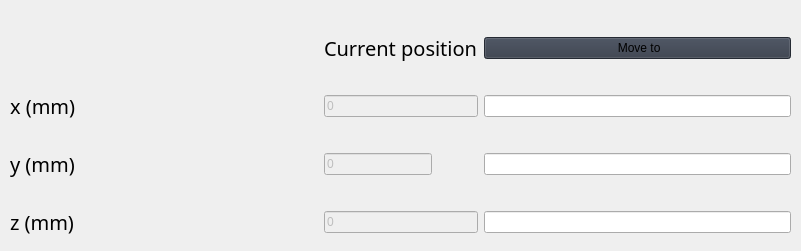
                      <widget class="QFrame" name="frame_6">
                       <property name="geometry">
                        <rect>
                         <x>1000</x>
                         <y>60</y>
                         <width>801</width>
                         <height>251</height>
                        </rect>
                       </property>
                       <property name="frameShape">
                        <enum>QFrame::NoFrame</enum>
                       </property>
                       <widget class="QWidget" name="gridLayoutWidget_9">
                        <property name="geometry">
                         <rect>
                          <x>10</x>
                          <y>10</y>
                          <width>781</width>
                          <height>254</height>
                         </rect>
                        </property>
                        <layout class="QGridLayout" name="gridLayout_7">
                         <item row="4" column="1">
                          <widget class="QLineEdit" name="magnet_position_x">
                           <property name="enabled">
                            <bool>false</bool>
                           </property>
                           <property name="sizePolicy">
                            <sizepolicy hsizetype="Preferred" vsizetype="Fixed">
                             <horstretch>0</horstretch>
                             <verstretch>0</verstretch>
                            </sizepolicy>
                           </property>
                           <property name="styleSheet">
                            <string notr="true">font: 63 20pt &quot;Segoe UI Semibold&quot;;</string>
                           </property>
                           <property name="text">
                            <string>0</string>
                           </property>
                          </widget>
                         </item>
                         <item row="5" column="1">
                          <widget class="QLineEdit" name="magnet_position_y">
                           <property name="enabled">
                            <bool>false</bool>
                           </property>
                           <property name="sizePolicy">
                            <sizepolicy hsizetype="Maximum" vsizetype="Fixed">
                             <horstretch>0</horstretch>
                             <verstretch>0</verstretch>
                            </sizepolicy>
                           </property>
                           <property name="styleSheet">
                            <string notr="true">font: 63 20pt &quot;Segoe UI Semibold&quot;;</string>
                           </property>
                           <property name="text">
                            <string>0</string>
                           </property>
                          </widget>
                         </item>
                         <item row="6" column="1">
                          <widget class="QLineEdit" name="magnet_position_z">
                           <property name="enabled">
                            <bool>false</bool>
                           </property>
                           <property name="sizePolicy">
                            <sizepolicy hsizetype="Preferred" vsizetype="Fixed">
                             <horstretch>0</horstretch>
                             <verstretch>0</verstretch>
                            </sizepolicy>
                           </property>
                           <property name="styleSheet">
                            <string notr="true">font: 63 20pt &quot;Segoe UI Semibold&quot;;</string>
                           </property>
                           <property name="text">
                            <string>0</string>
                           </property>
                          </widget>
                         </item>
                         <item row="4" column="0">
                          <widget class="QLabel" name="label_27">
                           <property name="sizePolicy">
                            <sizepolicy hsizetype="Preferred" vsizetype="Preferred">
                             <horstretch>0</horstretch>
                             <verstretch>0</verstretch>
                            </sizepolicy>
                           </property>
                           <property name="font">
                            <font>
                             <family>Segoe UI Semibold</family>
                             <pointsize>15</pointsize>
                             <italic>false</italic>
                             <bold>false</bold>
                            </font>
                           </property>
                           <property name="styleSheet">
                            <string notr="true">font: 63 15pt &quot;Segoe UI Semibold&quot;;</string>
                           </property>
                           <property name="text">
                            <string>x (mm)</string>
                           </property>
                           <property name="wordWrap">
                            <bool>true</bool>
                           </property>
                           <property name="textInteractionFlags">
                            <set>Qt::NoTextInteraction</set>
                           </property>
                          </widget>
                         </item>
                         <item row="6" column="0">
                          <widget class="QLabel" name="label_28">
                           <property name="sizePolicy">
                            <sizepolicy hsizetype="Preferred" vsizetype="Preferred">
                             <horstretch>0</horstretch>
                             <verstretch>0</verstretch>
                            </sizepolicy>
                           </property>
                           <property name="font">
                            <font>
                             <family>Segoe UI Semibold</family>
                             <pointsize>15</pointsize>
                             <italic>false</italic>
                             <bold>false</bold>
                            </font>
                           </property>
                           <property name="styleSheet">
                            <string notr="true">font: 63 15pt &quot;Segoe UI Semibold&quot;;</string>
                           </property>
                           <property name="text">
                            <string>z (mm)</string>
                           </property>
                           <property name="wordWrap">
                            <bool>true</bool>
                           </property>
                           <property name="textInteractionFlags">
                            <set>Qt::NoTextInteraction</set>
                           </property>
                          </widget>
                         </item>
                         <item row="5" column="0">
                          <widget class="QLabel" name="label_26">
                           <property name="font">
                            <font>
                             <family>Segoe UI Semibold</family>
                             <pointsize>15</pointsize>
                             <italic>false</italic>
                             <bold>false</bold>
                            </font>
                           </property>
                           <property name="styleSheet">
                            <string notr="true">font: 63 15pt &quot;Segoe UI Semibold&quot;;</string>
                           </property>
                           <property name="text">
                            <string>y (mm)</string>
                           </property>
                           <property name="wordWrap">
                            <bool>true</bool>
                           </property>
                           <property name="textInteractionFlags">
                            <set>Qt::NoTextInteraction</set>
                           </property>
                          </widget>
                         </item>
                         <item row="3" column="1">
                          <widget class="QLabel" name="label_23">
                           <property name="enabled">
                            <bool>true</bool>
                           </property>
                           <property name="sizePolicy">
                            <sizepolicy hsizetype="Preferred" vsizetype="Preferred">
                             <horstretch>0</horstretch>
                             <verstretch>0</verstretch>
                            </sizepolicy>
                           </property>
                           <property name="font">
                            <font>
                             <family>Segoe UI Semibold</family>
                             <pointsize>15</pointsize>
                             <italic>false</italic>
                             <bold>false</bold>
                            </font>
                           </property>
                           <property name="styleSheet">
                            <string notr="true">font: 63 15pt &quot;Segoe UI Semibold&quot;;</string>
                           </property>
                           <property name="text">
                            <string>Current position</string>
                           </property>
                           <property name="wordWrap">
                            <bool>true</bool>
                           </property>
                           <property name="textInteractionFlags">
                            <set>Qt::NoTextInteraction</set>
                           </property>
                          </widget>
                         </item>
                         <item row="4" column="2">
                          <widget class="QLineEdit" name="magnet_set_position_x">
                           <property name="enabled">
                            <bool>true</bool>
                           </property>
                           <property name="sizePolicy">
                            <sizepolicy hsizetype="Preferred" vsizetype="Fixed">
                             <horstretch>0</horstretch>
                             <verstretch>0</verstretch>
                            </sizepolicy>
                           </property>
                           <property name="styleSheet">
                            <string notr="true">font: 63 20pt &quot;Segoe UI Semibold&quot;;</string>
                           </property>
                           <property name="text">
                            <string/>
                           </property>
                          </widget>
                         </item>
                         <item row="5" column="2">
                          <widget class="QLineEdit" name="magnet_set_position_y">
                           <property name="enabled">
                            <bool>true</bool>
                           </property>
                           <property name="sizePolicy">
                            <sizepolicy hsizetype="Preferred" vsizetype="Fixed">
                             <horstretch>0</horstretch>
                             <verstretch>0</verstretch>
                            </sizepolicy>
                           </property>
                           <property name="styleSheet">
                            <string notr="true">font: 63 20pt &quot;Segoe UI Semibold&quot;;</string>
                           </property>
                           <property name="text">
                            <string/>
                           </property>
                          </widget>
                         </item>
                         <item row="6" column="2">
                          <widget class="QLineEdit" name="magnet_set_position_z">
                           <property name="enabled">
                            <bool>true</bool>
                           </property>
                           <property name="sizePolicy">
                            <sizepolicy hsizetype="Preferred" vsizetype="Fixed">
                             <horstretch>0</horstretch>
                             <verstretch>0</verstretch>
                            </sizepolicy>
                           </property>
                           <property name="styleSheet">
                            <string notr="true">font: 63 20pt &quot;Segoe UI Semibold&quot;;</string>
                           </property>
                           <property name="text">
                            <string/>
                           </property>
                          </widget>
                         </item>
                         <item row="3" column="2">
                          <widget class="QPushButton" name="magnet_moveto">
                           <property name="sizePolicy">
                            <sizepolicy hsizetype="Preferred" vsizetype="Fixed">
                             <horstretch>0</horstretch>
                             <verstretch>0</verstretch>
                            </sizepolicy>
                           </property>
                           <property name="styleSheet">
                            <string notr="true">background-color: rgb(52, 59, 72);
font: 63 15pt &quot;Segoe UI Semibold&quot;;</string>
                           </property>
                           <property name="text">
                            <string> Move to</string>
                           </property>
                           <property name="icon">
                            <iconset>
                             <normaloff>:/icons/images/icons/cil-arrow-circle-right.png</normaloff>:/icons/images/icons/cil-arrow-circle-right.png</iconset>
                           </property>
                          </widget>
                         </item>
                        </layout>
                       </widget>
                      </widget>
